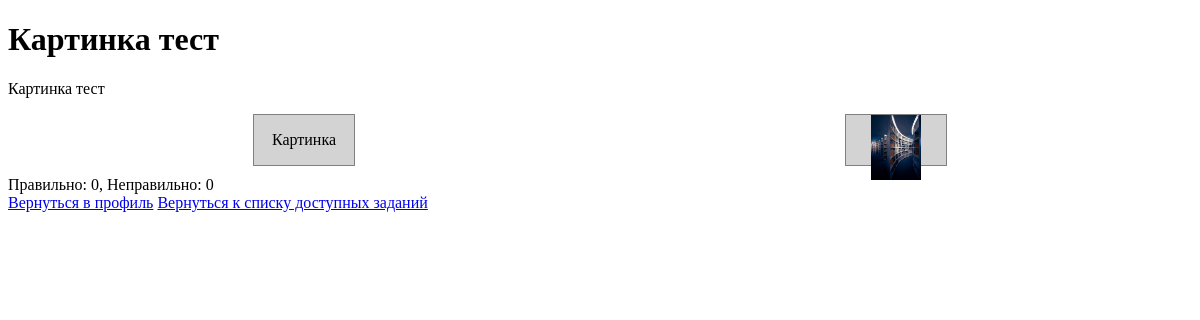
/task/161/, run on the app's committed database.
### study_buddy/models.py (models this page shows)
class Task(models.Model):
    title = models.CharField(max_length=100)
    description = models.TextField()

class Pair(models.Model):
    task = models.ForeignKey(Task, on_delete=models.CASCADE)
    first_element_text = models.CharField(max_length=100, blank=True, null=True)
    first_element_image = models.ImageField(upload_to='', blank=True, null=True)
    second_element_text = models.CharField(max_length=100, blank=True, null=True)
    second_element_image = models.ImageField(upload_to='', blank=True, null=True)

### smart_study_buddy/views.py (the view)
# urls.py: path('task/<int:task_id>/', views.task_view, name='task_view'),
def task_view(request, task_id):
    task = get_object_or_404(Task, pk=task_id)
    pairs = task.pair_set.all()
    return render(request, 'task.html', {'task': task, 'pairs': pairs})

### study_buddy/templates/task.html (shortened to what this page needs)
{% load static %}
<!DOCTYPE html>
<html lang="en">
<head>
    <link rel="stylesheet" href="{% static 'task_styles.css' %}">
</head>
<body>
    <h1>{{ task.title }}</h1>
    <p>{{ task.description }}</p>
    <div id="pairs">
        {% for pair in pairs %}
            <div class="pair">
                <div class="element" data-id="{{ pair.id }}">
                    {% if pair.first_element_image %}
                        <img src="{{ pair.first_element_image.url }}" alt="First Image">
                    {% else %}
                        {{ pair.first_element_text }}
                    {% endif %}
                </div>
                <div class="element" data-id="{{ pair.id }}">
                    {% if pair.second_element_image %}
                        <img src="{{ pair.second_element_image.url }}" alt="Second Image">
                    {% else %}
                        {{ pair.second_element_text }}
                    {% endif %}
                </div>
            </div>
        {% endfor %}
    </div>
    <div id="results">Правильно: 0, Неправильно: 0</div>
    <a href="{% url 'profile' %}" class="return-btn">Вернуться в профиль</a>
    <a href="{% url 'task_list' %}" class="return-btn">Вернуться к списку доступных заданий</a>
</body>
</html>

### study_buddy/static/task_styles.css (style rules this page uses)
.pair { display: flex; justify-content: space-around; margin-bottom: 10px; }
.element { width: 100px; height: 50px; background-color: lightgray; border: 1px solid gray; text-align: center; line-height: 50px; cursor: pointer; }
.element img { width: 50%; height: auto; }

### data on the page
Task: title "Картинка тест", description "Картинка тест"
Pair: first_element_image (picture), second_element_text "Картинка"
